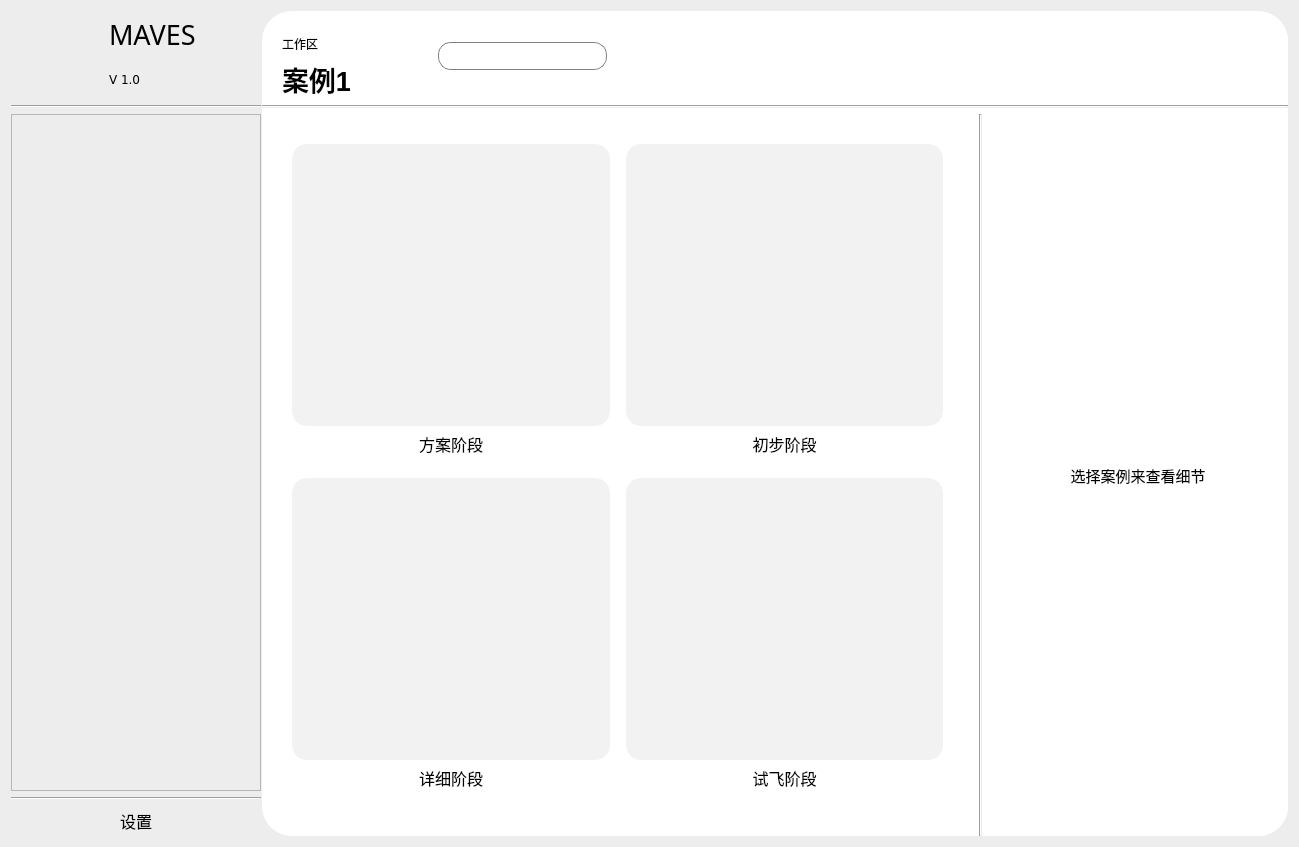
<?xml version="1.0" encoding="UTF-8"?>
<ui version="4.0">
 <class>WorkSpaceWindowClass</class>
 <widget class="QMainWindow" name="WorkSpaceWindowClass">
  <property name="windowModality">
   <enum>Qt::ApplicationModal</enum>
  </property>
  <property name="geometry">
   <rect>
    <x>0</x>
    <y>0</y>
    <width>1299</width>
    <height>847</height>
   </rect>
  </property>
  <property name="minimumSize">
   <size>
    <width>900</width>
    <height>525</height>
   </size>
  </property>
  <property name="font">
   <font>
    <weight>50</weight>
    <bold>false</bold>
   </font>
  </property>
  <property name="windowTitle">
   <string>MAVES</string>
  </property>
  <property name="windowIcon">
   <iconset>
    <normaloff>../res/icon.png</normaloff>../res/icon.png</iconset>
  </property>
  <widget class="QWidget" name="centralWidget">
   <property name="styleSheet">
    <string notr="true">background-color: rgb(237, 237, 237);</string>
   </property>
   <layout class="QGridLayout" name="gridLayout_2">
    <item row="0" column="0">
     <layout class="QHBoxLayout" name="horizontalLayout_3" stretch="2,0">
      <property name="spacing">
       <number>1</number>
      </property>
      <item>
       <widget class="QWidget" name="widget_2" native="true">
        <property name="minimumSize">
         <size>
          <width>250</width>
          <height>0</height>
         </size>
        </property>
        <property name="maximumSize">
         <size>
          <width>250</width>
          <height>16777215</height>
         </size>
        </property>
        <layout class="QHBoxLayout" name="horizontalLayout">
         <property name="leftMargin">
          <number>0</number>
         </property>
         <property name="topMargin">
          <number>0</number>
         </property>
         <property name="rightMargin">
          <number>0</number>
         </property>
         <property name="bottomMargin">
          <number>0</number>
         </property>
         <item>
          <layout class="QVBoxLayout" name="verticalLayout_3" stretch="1,8">
           <property name="sizeConstraint">
            <enum>QLayout::SetDefaultConstraint</enum>
           </property>
           <item>
            <layout class="QHBoxLayout" name="horizontalLayout_4" stretch="3,5">
             <property name="topMargin">
              <number>2</number>
             </property>
             <item>
              <widget class="QLabel" name="label_3">
               <property name="minimumSize">
                <size>
                 <width>0</width>
                 <height>80</height>
                </size>
               </property>
               <property name="maximumSize">
                <size>
                 <width>16777215</width>
                 <height>80</height>
                </size>
               </property>
               <property name="text">
                <string/>
               </property>
               <property name="pixmap">
                <pixmap>../res/icon.png</pixmap>
               </property>
               <property name="scaledContents">
                <bool>true</bool>
               </property>
               <property name="alignment">
                <set>Qt::AlignCenter</set>
               </property>
              </widget>
             </item>
             <item>
              <layout class="QVBoxLayout" name="verticalLayout" stretch="0,0">
               <item>
                <widget class="QLabel" name="label">
                 <property name="minimumSize">
                  <size>
                   <width>0</width>
                   <height>40</height>
                  </size>
                 </property>
                 <property name="maximumSize">
                  <size>
                   <width>16777215</width>
                   <height>40</height>
                  </size>
                 </property>
                 <property name="font">
                  <font>
                   <family>Forte</family>
                   <pointsize>20</pointsize>
                   <weight>50</weight>
                   <bold>false</bold>
                  </font>
                 </property>
                 <property name="text">
                  <string>MAVES</string>
                 </property>
                 <property name="alignment">
                  <set>Qt::AlignBottom|Qt::AlignLeading|Qt::AlignLeft</set>
                 </property>
                </widget>
               </item>
               <item>
                <widget class="QLabel" name="label_2">
                 <property name="minimumSize">
                  <size>
                   <width>0</width>
                   <height>40</height>
                  </size>
                 </property>
                 <property name="maximumSize">
                  <size>
                   <width>16777215</width>
                   <height>40</height>
                  </size>
                 </property>
                 <property name="font">
                  <font>
                   <family>Verdana</family>
                   <pointsize>9</pointsize>
                   <weight>50</weight>
                   <bold>false</bold>
                  </font>
                 </property>
                 <property name="text">
                  <string>V 1.0</string>
                 </property>
                 <property name="alignment">
                  <set>Qt::AlignLeading|Qt::AlignLeft|Qt::AlignVCenter</set>
                 </property>
                </widget>
               </item>
              </layout>
             </item>
            </layout>
           </item>
           <item>
            <layout class="QVBoxLayout" name="verticalLayout_2">
             <item>
              <widget class="Line" name="line">
               <property name="orientation">
                <enum>Qt::Horizontal</enum>
               </property>
              </widget>
             </item>
             <item>
              <widget class="QTreeView" name="treeView">
               <property name="styleSheet">
                <string notr="true">
/* 设置每个节点项的样式 */
QTreeView::item {
    height: 25px;
    background-color: rgb(237, 237, 237);
    border: none; /* 移除边框 */
    border-radius: 10px; /* 设置圆角 */
    padding: 5px; /* 添加内边距 */
    color: black; /* 设置字体颜色为黑色 */
	margin: 5px;
}

/* 设置鼠标悬停时的样式 */
QTreeView::item:hover {
    background-color: rgb(204, 204, 204); /* 鼠标悬停颜色 */
}

/* 设置选中后的样式 */
QTreeView::item:selected {
    background-color: rgb(204, 204, 204); /* 选中后颜色 */
    color: black; /* 选中后字体颜色保持黑色 */
}

/* 移除选中后的虚线框 */
QTreeView::item:selected:focus {
    outline: none;
}
</string>
               </property>
               <property name="uniformRowHeights">
                <bool>true</bool>
               </property>
               <property name="headerHidden">
                <bool>true</bool>
               </property>
              </widget>
             </item>
             <item>
              <widget class="Line" name="line_2">
               <property name="orientation">
                <enum>Qt::Horizontal</enum>
               </property>
              </widget>
             </item>
             <item>
              <widget class="QPushButton" name="pushButton">
               <property name="sizePolicy">
                <sizepolicy hsizetype="Minimum" vsizetype="Fixed">
                 <horstretch>0</horstretch>
                 <verstretch>30</verstretch>
                </sizepolicy>
               </property>
               <property name="maximumSize">
                <size>
                 <width>16777215</width>
                 <height>30</height>
                </size>
               </property>
               <property name="font">
                <font>
                 <pointsize>12</pointsize>
                 <weight>50</weight>
                 <bold>false</bold>
                </font>
               </property>
               <property name="styleSheet">
                <string notr="true">QPushButton {
    background-color: rgb(237, 237, 237);
    border: none;
	border-radius: 10px;
}

QPushButton:hover {
    background-color: rgb(204, 204, 204);
}

</string>
               </property>
               <property name="text">
                <string>设置</string>
               </property>
               <property name="icon">
                <iconset>
                 <normaloff>../res/Settings.png</normaloff>../res/Settings.png</iconset>
               </property>
               <property name="iconSize">
                <size>
                 <width>35</width>
                 <height>35</height>
                </size>
               </property>
              </widget>
             </item>
            </layout>
           </item>
          </layout>
         </item>
        </layout>
       </widget>
      </item>
      <item>
       <widget class="QWidget" name="widget" native="true">
        <property name="minimumSize">
         <size>
          <width>0</width>
          <height>80</height>
         </size>
        </property>
        <property name="styleSheet">
         <string notr="true">QWidget #widget{
    border-radius: 30px;             /* 圆角半径为10像素 */
    background-color: white;         /* 背景颜色为白色 */
    padding: 0;                      /* 内边距为0 */
}</string>
        </property>
        <layout class="QHBoxLayout" name="horizontalLayout_2">
         <property name="leftMargin">
          <number>0</number>
         </property>
         <property name="topMargin">
          <number>0</number>
         </property>
         <property name="rightMargin">
          <number>0</number>
         </property>
         <property name="bottomMargin">
          <number>0</number>
         </property>
         <item>
          <layout class="QVBoxLayout" name="verticalLayout_5" stretch="1,0,100">
           <item>
            <layout class="QHBoxLayout" name="horizontalLayout_6" stretch="2,2,8">
             <property name="topMargin">
              <number>2</number>
             </property>
             <property name="bottomMargin">
              <number>0</number>
             </property>
             <item>
              <layout class="QVBoxLayout" name="verticalLayout_8">
               <property name="leftMargin">
                <number>20</number>
               </property>
               <item>
                <widget class="QLabel" name="label_6">
                 <property name="minimumSize">
                  <size>
                   <width>150</width>
                   <height>40</height>
                  </size>
                 </property>
                 <property name="maximumSize">
                  <size>
                   <width>150</width>
                   <height>40</height>
                  </size>
                 </property>
                 <property name="styleSheet">
                  <string notr="true">QLabel{
    border-radius: 30px;             /* 圆角半径为10像素 */
    background-color: white;         /* 背景颜色为白色 */
    padding: 0;                      /* 内边距为0 */
}</string>
                 </property>
                 <property name="text">
                  <string>工作区</string>
                 </property>
                 <property name="alignment">
                  <set>Qt::AlignBottom|Qt::AlignLeading|Qt::AlignLeft</set>
                 </property>
                </widget>
               </item>
               <item>
                <widget class="QLabel" name="label_7">
                 <property name="minimumSize">
                  <size>
                   <width>150</width>
                   <height>40</height>
                  </size>
                 </property>
                 <property name="maximumSize">
                  <size>
                   <width>150</width>
                   <height>40</height>
                  </size>
                 </property>
                 <property name="font">
                  <font>
                   <pointsize>20</pointsize>
                   <weight>75</weight>
                   <bold>true</bold>
                  </font>
                 </property>
                 <property name="styleSheet">
                  <string notr="true">QLabel{
    border-radius: 30px;             /* 圆角半径为10像素 */
    background-color: white;         /* 背景颜色为白色 */
    padding: 0;                      /* 内边距为0 */
}</string>
                 </property>
                 <property name="text">
                  <string>案例1</string>
                 </property>
                 <property name="alignment">
                  <set>Qt::AlignLeading|Qt::AlignLeft|Qt::AlignTop</set>
                 </property>
                </widget>
               </item>
              </layout>
             </item>
             <item>
              <widget class="QLineEdit" name="lineEdit">
               <property name="styleSheet">
                <string notr="true">QLineEdit {
    border: 1px solid gray; /* 设置边框颜色和宽度 */
    border-radius: 13px; /* 设置圆角半径 */
	background-color: white;       /* 白色背景 */
    padding: 5px; /* 设置内边距 */
}</string>
               </property>
              </widget>
             </item>
             <item>
              <widget class="QLabel" name="label_8">
               <property name="minimumSize">
                <size>
                 <width>0</width>
                 <height>40</height>
                </size>
               </property>
               <property name="maximumSize">
                <size>
                 <width>16777215</width>
                 <height>40</height>
                </size>
               </property>
               <property name="styleSheet">
                <string notr="true">QLabel{
    border-radius: 30px;             /* 圆角半径为10像素 */
    background-color: white;         /* 背景颜色为白色 */
    padding: 0;                      /* 内边距为0 */
}</string>
               </property>
               <property name="text">
                <string/>
               </property>
              </widget>
             </item>
            </layout>
           </item>
           <item>
            <widget class="Line" name="line_3">
             <property name="orientation">
              <enum>Qt::Horizontal</enum>
             </property>
            </widget>
           </item>
           <item>
            <layout class="QHBoxLayout" name="horizontalLayout_5" stretch="12,0,5">
             <item>
              <layout class="QGridLayout" name="gridLayout">
               <property name="leftMargin">
                <number>30</number>
               </property>
               <property name="topMargin">
                <number>30</number>
               </property>
               <property name="rightMargin">
                <number>30</number>
               </property>
               <property name="bottomMargin">
                <number>30</number>
               </property>
               <item row="3" column="2">
                <widget class="QLabel" name="label_14">
                 <property name="minimumSize">
                  <size>
                   <width>0</width>
                   <height>40</height>
                  </size>
                 </property>
                 <property name="maximumSize">
                  <size>
                   <width>16777215</width>
                   <height>40</height>
                  </size>
                 </property>
                 <property name="font">
                  <font>
                   <pointsize>12</pointsize>
                  </font>
                 </property>
                 <property name="styleSheet">
                  <string notr="true">QLabel{
    background-color: white;         /* 背景颜色为白色 */
}</string>
                 </property>
                 <property name="text">
                  <string>试飞阶段</string>
                 </property>
                 <property name="alignment">
                  <set>Qt::AlignHCenter|Qt::AlignTop</set>
                 </property>
                </widget>
               </item>
               <item row="0" column="0">
                <widget class="QPushButton" name="pushButton_2">
                 <property name="sizePolicy">
                  <sizepolicy hsizetype="Expanding" vsizetype="Expanding">
                   <horstretch>0</horstretch>
                   <verstretch>0</verstretch>
                  </sizepolicy>
                 </property>
                 <property name="styleSheet">
                  <string notr="true">QPushButton{
    border-radius: 15px;             
	background-color: rgb(242, 242, 242);
    padding: 0;                    
}

QPushButton:hover {
    background-color: rgb(209, 209, 209);
}</string>
                 </property>
                 <property name="text">
                  <string/>
                 </property>
                 <property name="iconSize">
                  <size>
                   <width>400</width>
                   <height>400</height>
                  </size>
                 </property>
                </widget>
               </item>
               <item row="2" column="2">
                <widget class="QPushButton" name="pushButton_3">
                 <property name="sizePolicy">
                  <sizepolicy hsizetype="Expanding" vsizetype="Expanding">
                   <horstretch>0</horstretch>
                   <verstretch>0</verstretch>
                  </sizepolicy>
                 </property>
                 <property name="styleSheet">
                  <string notr="true">QPushButton{
    border-radius: 15px;             
	background-color: rgb(242, 242, 242);
    padding: 0;                    
}

QPushButton:hover {
    background-color: rgb(209, 209, 209);
}</string>
                 </property>
                 <property name="text">
                  <string/>
                 </property>
                 <property name="iconSize">
                  <size>
                   <width>400</width>
                   <height>400</height>
                  </size>
                 </property>
                </widget>
               </item>
               <item row="2" column="0">
                <widget class="QPushButton" name="pushButton_5">
                 <property name="sizePolicy">
                  <sizepolicy hsizetype="Expanding" vsizetype="Expanding">
                   <horstretch>0</horstretch>
                   <verstretch>0</verstretch>
                  </sizepolicy>
                 </property>
                 <property name="styleSheet">
                  <string notr="true">QPushButton{
    border-radius: 15px;             
	background-color: rgb(242, 242, 242);
    padding: 0;                    
}

QPushButton:hover {
    background-color: rgb(209, 209, 209);
}</string>
                 </property>
                 <property name="text">
                  <string/>
                 </property>
                 <property name="iconSize">
                  <size>
                   <width>400</width>
                   <height>400</height>
                  </size>
                 </property>
                </widget>
               </item>
               <item row="3" column="0">
                <widget class="QLabel" name="label_13">
                 <property name="minimumSize">
                  <size>
                   <width>0</width>
                   <height>40</height>
                  </size>
                 </property>
                 <property name="maximumSize">
                  <size>
                   <width>16777215</width>
                   <height>40</height>
                  </size>
                 </property>
                 <property name="font">
                  <font>
                   <pointsize>12</pointsize>
                  </font>
                 </property>
                 <property name="styleSheet">
                  <string notr="true">QLabel{
    background-color: white;         /* 背景颜色为白色 */
}</string>
                 </property>
                 <property name="text">
                  <string>详细阶段</string>
                 </property>
                 <property name="alignment">
                  <set>Qt::AlignHCenter|Qt::AlignTop</set>
                 </property>
                </widget>
               </item>
               <item row="0" column="1">
                <spacer name="horizontalSpacer">
                 <property name="orientation">
                  <enum>Qt::Horizontal</enum>
                 </property>
                 <property name="sizeType">
                  <enum>QSizePolicy::Fixed</enum>
                 </property>
                 <property name="sizeHint" stdset="0">
                  <size>
                   <width>10</width>
                   <height>20</height>
                  </size>
                 </property>
                </spacer>
               </item>
               <item row="1" column="0">
                <widget class="QLabel" name="label_12">
                 <property name="sizePolicy">
                  <sizepolicy hsizetype="Preferred" vsizetype="Preferred">
                   <horstretch>0</horstretch>
                   <verstretch>0</verstretch>
                  </sizepolicy>
                 </property>
                 <property name="minimumSize">
                  <size>
                   <width>0</width>
                   <height>40</height>
                  </size>
                 </property>
                 <property name="maximumSize">
                  <size>
                   <width>16777215</width>
                   <height>40</height>
                  </size>
                 </property>
                 <property name="font">
                  <font>
                   <pointsize>12</pointsize>
                  </font>
                 </property>
                 <property name="styleSheet">
                  <string notr="true">QLabel{
    background-color: white;         /* 背景颜色为白色 */
}</string>
                 </property>
                 <property name="text">
                  <string>方案阶段</string>
                 </property>
                 <property name="alignment">
                  <set>Qt::AlignHCenter|Qt::AlignTop</set>
                 </property>
                </widget>
               </item>
               <item row="1" column="2">
                <widget class="QLabel" name="label_11">
                 <property name="minimumSize">
                  <size>
                   <width>0</width>
                   <height>40</height>
                  </size>
                 </property>
                 <property name="maximumSize">
                  <size>
                   <width>16777215</width>
                   <height>40</height>
                  </size>
                 </property>
                 <property name="font">
                  <font>
                   <pointsize>12</pointsize>
                  </font>
                 </property>
                 <property name="styleSheet">
                  <string notr="true">QLabel{
    background-color: white;         /* 背景颜色为白色 */
}</string>
                 </property>
                 <property name="text">
                  <string>初步阶段</string>
                 </property>
                 <property name="alignment">
                  <set>Qt::AlignHCenter|Qt::AlignTop</set>
                 </property>
                </widget>
               </item>
               <item row="0" column="2">
                <widget class="QPushButton" name="pushButton_4">
                 <property name="sizePolicy">
                  <sizepolicy hsizetype="Expanding" vsizetype="Expanding">
                   <horstretch>0</horstretch>
                   <verstretch>0</verstretch>
                  </sizepolicy>
                 </property>
                 <property name="styleSheet">
                  <string notr="true">QPushButton{
    border-radius: 15px;             
	background-color: rgb(242, 242, 242);
    padding: 0;                    
}

QPushButton:hover {
    background-color: rgb(209, 209, 209);
}</string>
                 </property>
                 <property name="text">
                  <string/>
                 </property>
                 <property name="iconSize">
                  <size>
                   <width>400</width>
                   <height>400</height>
                  </size>
                 </property>
                </widget>
               </item>
              </layout>
             </item>
             <item>
              <widget class="Line" name="line_4">
               <property name="orientation">
                <enum>Qt::Vertical</enum>
               </property>
              </widget>
             </item>
             <item>
              <widget class="QLabel" name="label_5">
               <property name="minimumSize">
                <size>
                 <width>300</width>
                 <height>0</height>
                </size>
               </property>
               <property name="maximumSize">
                <size>
                 <width>300</width>
                 <height>16777215</height>
                </size>
               </property>
               <property name="font">
                <font>
                 <pointsize>11</pointsize>
                </font>
               </property>
               <property name="styleSheet">
                <string notr="true">QLabel{
    border-radius: 30px;             /* 圆角半径为10像素 */
    background-color: white;         /* 背景颜色为白色 */
    padding: 0;                      /* 内边距为0 */
}</string>
               </property>
               <property name="text">
                <string>选择案例来查看细节</string>
               </property>
               <property name="alignment">
                <set>Qt::AlignCenter</set>
               </property>
              </widget>
             </item>
            </layout>
           </item>
          </layout>
         </item>
        </layout>
       </widget>
      </item>
     </layout>
    </item>
   </layout>
  </widget>
 </widget>
 <layoutdefault spacing="6" margin="11"/>
 <resources/>
 <connections/>
</ui>
